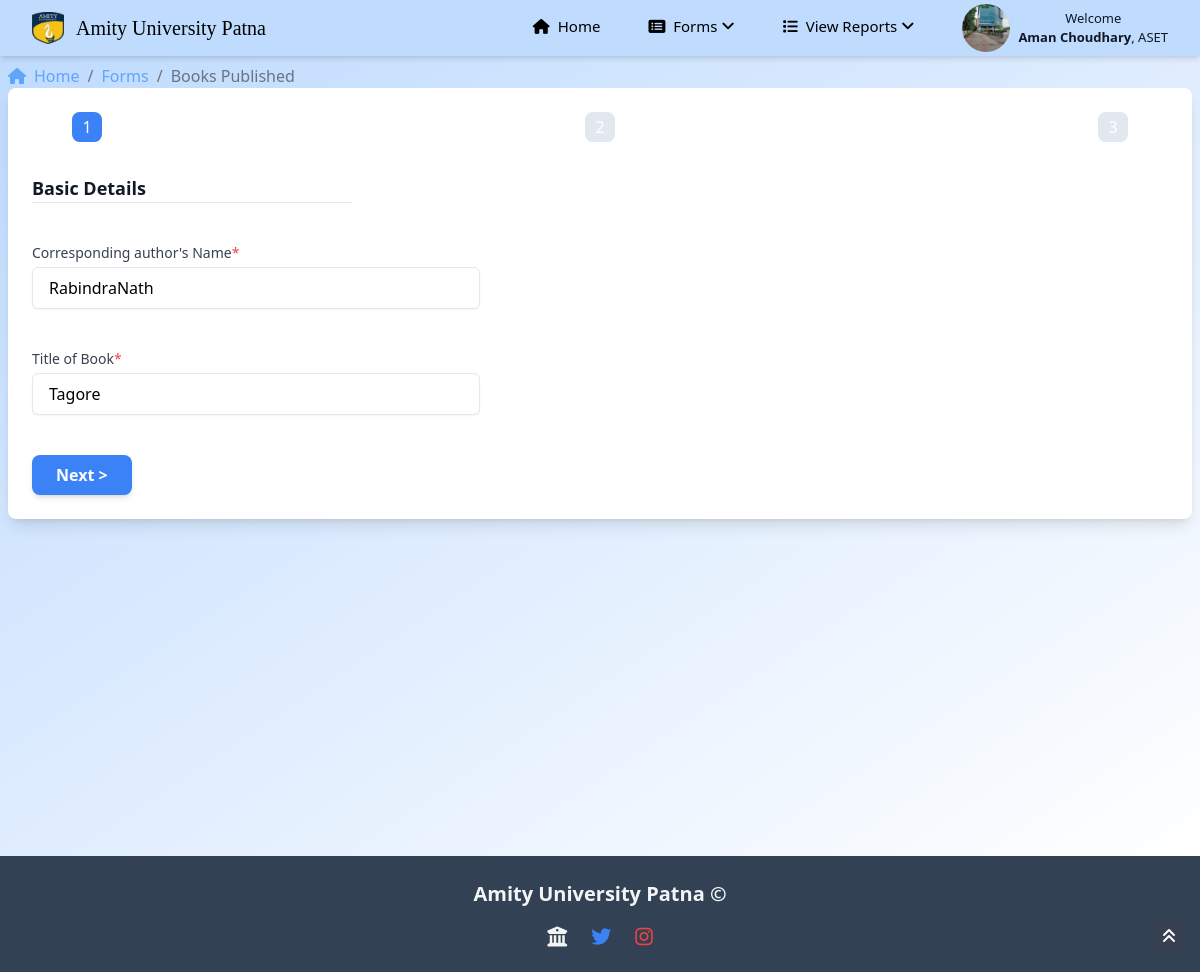
Screenshot of /editReoBooks.php?id=14 (signed in) with the database file from the repository.
### tables this page shows
CREATE TABLE `registerinfo` (
  `emp_id` varchar(11) NOT NULL,
  `email` varchar(100) NOT NULL,
  `user_name` varchar(100) NOT NULL,
  `password` varchar(100) NOT NULL,
  `university` varchar(100) NOT NULL,
  `department` varchar(100) NOT NULL,
  `avatar_filename` varchar(1000) NOT NULL,
  `Date And Time` datetime NOT NULL DEFAULT current_timestamp()
);

CREATE TABLE `booksbyfaculty` (
  `srNo` int(11) NOT NULL,
  `University` varchar(100) NOT NULL,
  `Department` varchar(100) NOT NULL,
  `Faculty` varchar(100) NOT NULL,
  `Employee ID` int(11) NOT NULL,
  `other Author` varchar(100) NOT NULL,
  `Co-author` varchar(100) NOT NULL,
  `booktitle` varchar(100) NOT NULL,
  `region` varchar(100) NOT NULL,
  `pubdate` date NOT NULL,
  `pubyear` year(4) NOT NULL,
  `volume` varchar(100) NOT NULL,
  `pagefrom` int(11) NOT NULL,
  `pageto` int(11) NOT NULL,
  `scopus` enum('y','n') NOT NULL,
  `listedin` varchar(100) NOT NULL,
  `wos` enum('y','n') NOT NULL,
  `peer` enum('y','n') NOT NULL,
  `issn` varchar(100) NOT NULL,
  `isbn` varchar(100) NOT NULL,
  `pubname` varchar(100) NOT NULL,
  `affltn` varchar(100) NOT NULL,
  `corrauthor` varchar(100) NOT NULL,
  `citind` int(11) NOT NULL,
  `nocit` int(11) NOT NULL,
  `evdupload` varchar(100) NOT NULL,
  `othrinfo` varchar(100) DEFAULT NULL,
  `ref` varchar(100) DEFAULT NULL,
  `status` int(11) NOT NULL DEFAULT 0,
  `Date And Time` datetime NOT NULL DEFAULT current_timestamp()
);

### editReoBooks.php (the view, shortened to what this page needs)
<?php
include "common.php";
?>
<?php
$servername = "localhost";
$username = "root";
$password = "";
$database = "scholarsphere";
$conn = new mysqli($servername, $username, $password, $database);
if (isset($_GET['id']) && !empty(trim($_GET['id']))) {
    $sql = "SELECT * FROM booksbyfaculty WHERE srNo = ?";
    if ($stmt = $conn->prepare($sql)) {
        $stmt->bind_param("i", $param_id);
        if ($stmt->execute()) {
            $result = $stmt->get_result();
            if ($result->num_rows == 1) {
                $row = $result->fetch_assoc();
            } else {
                header("location: error.php");
                exit();
            }
        } else {
            echo "Oops! Something went wrong. Please try again later.";
        }
    }
} else {
    header("location: error.php");
    exit();
}
?>
			<main class="flex-1 p-2 bg-gradient-to-br from-blue-200 to-white min-h-screen">
				<div class="main-content-inner">
						<nav class=" bg-inherit bg-blue-500 w-full" aria-label="breadcrumb">
							<ol class="list-reset flex">
								<li>
									<a href="index1.php" class=" text-blue-400 hover:text-blue-700 flex items-center">
										<i class="fa fa-home mr-2"></i>Home
									</a>
								</li>
								<li>
									<span class="mx-2 text-gray-500">/</span>
								</li>
								<li>
									<a href="#" class="text-blue-400 hover:text-blue-700">Forms</a>
								</li>
								<li>
									<span class="mx-2 text-gray-500">/</span>
								</li>
								<li class="text-gray-500">Books Published</li>
							</ol>
						</nav>
				</div>
<div class="container  mx-auto p-6 max-w-7xl bg-white rounded-lg shadow-lg">
	<div class="mb-8 px-10">
		<div class="flex justify-between mb-4">
			<div class="step completed">1</div>
			<div class="step">2</div>
			<div class="step">3</div>
		</div>
	</div>
	<form class="space-y-6" method="post" action="editReoBooks.php" enctype="multipart/form-data">
		<div id="section1" class="form-section active ">
			<h4 class="text-lg font-semibold text-gray-900">Basic Details</h4>
			<hr class="w-full max-w-xs mb-4">
			<div class=" my-10">
				<label for="form-field-5" class="block text-sm font-medium text-gray-700">Corresponding author's Name<span class="text-red-500">*</span></label>
				<input required type="text" id="form-field-5" name="corresponding_coauthor_name" value="<?php echo $row['Co-author']; ?>" placeholder="Enter Corresponding author's Name" class="mt-1 w-full max-w-md px-4 py-2 border rounded-md shadow-sm focus:outline-none focus:ring-2 focus:ring-blue-500 focus:border-transparent" />
			</div>
			<div class="my-10">
				<label for="paper_title" class="block text-sm font-medium text-gray-700">Title of Book<span class="text-red-500">*</span></label>
				<input required type="text" name="paper_title" id="paper_title" value="<?php echo $row['booktitle']; ?>" placeholder="Enter Title of Book" class="mt-1 w-full max-w-md px-4 py-2 border rounded-md shadow-sm focus:outline-none focus:ring-2 focus:ring-blue-500 focus:border-transparent" />
			</div>
			<div class="flex justify-between mt-10">
				<button type="button" id="next1" class="px-6 py-2 bg-blue-500 text-white font-semibold rounded-lg shadow-md hover:bg-blue-600 focus:outline-none focus:ring-2 focus:ring-white-500 focus:ring-offset-5">Next ></button>
			</div>
		</div>
	</form>
</div>
</div>
			<?php
			include "footer.php";
			?>
	</body>
</html>

### common.php (shortened to what this page needs)
<!DOCTYPE html>
<html lang="en">
<head>
    <link rel="stylesheet" type="text/css" href="https://cdn.datatables.net/1.11.5/css/jquery.dataTables.min.css">
    <link rel="stylesheet" href="https://cdnjs.cloudflare.com/ajax/libs/font-awesome/6.4.0/css/all.min.css" />
    <link href="./styles.css" rel="stylesheet">
</head>
<body class="bg-gray-100 font-sans leading-normal tracking-normal min-h-screen">
    <nav class="shadow-md sticky top-0 left-0" style="font-size:13px;">
        <div class="max-w-auto bg-blue-200 mx-auto px-4 sm:px-6 lg:px-8">
            <div class="flex justify-between h-14">
                <div class="flex">
                    <a href="index1.php" class="flex items-center">
                        <img src="amity_logo.png" alt="amity-logo" class="h-8 w-8">
                        <span class="ml-3 text-xl font-serif text-grey-500 md:text-sm">Amity University Patna</span>
                    </a>
                </div>
                <div class="flex items-center">
                    <ul class="flex space-x-4">
                        <li class="nav-item">
                            <a href="index1.php" class="px-4 py-2 text-lg font-thin hover:bg-gradient-to-b from-blue-200 to-blue-50 rounded-lg flex items-center" style="font-size:15px;">
                                <i class="fa fa-home mr-2"></i> Home
                            </a>
                        </li>
                        <li class="nav-item relative">
                            <a href="#" class="px-4 py-2 hover:bg-gradient-to-b text-lg font-thin from-blue-200 to-blue-50 rounded-lg flex items-center" style="font-size:15px;">
                                <i class="fa fa-list-alt mr-2"></i> Forms <i class="fa fa-angle-down ml-1"></i>
                            </a>
                        </li>
                        <li class="nav-item relative">
                            <a href="#" class="px-4 py-2 hover:bg-gradient-to-b text-lg font-thin from-blue-200 to-blue-50 rounded-lg flex items-center" style="font-size:15px;">
                                <i class="fa fa-list mr-2"></i> View Reports <i class="fa fa-angle-down ml-1"></i>
                            </a>
                        </li>
                        <li class="nav-item relative">
                        <div class="relative ml-4" x-data="{ open: false }">
                        <button @click="open = !open" class="flex items-center focus:outline-none">
                            <?php
                                if (isset($_SESSION['employee_id'])) {
                                    $employee_id = $_SESSION['employee_id'];
                                    $conn = new mysqli('localhost', 'root', '', 'scholarsphere');
                                    $sql = "SELECT avatar_filename FROM registerinfo WHERE emp_id = $employee_id";
                                    $result = $conn->query($sql);
                                    if ($result && $result->num_rows > 0) {
                                        $row = $result->fetch_assoc();
                                        $avatar_filename = $row['avatar_filename'];
                                        echo '<img class="h-12 w-12 rounded-full" src="uploads/' . $avatar_filename . '" alt="User Avatar">';
                                    } else {
                                        echo '<img class="h-8 w-8 rounded-full" src="assets/images/avatars/default-avatar.jpg" alt="Default Avatar">';
                                    }
                                }
                            ?>
                            <span class="ml-2 text-gray-900">Welcome<br> <b><?php echo $_SESSION['user_name'] ?></b>,
                            <?php echo $_SESSION['department']?></span>
                        </button>
                    </div>
                        </li>
                    </ul>
                </div>
            </div>
        </div>
    </nav>
    <div class="flex-container max-w-full">

### common.php (style rules this page uses)
.step { width: 30px; height: 30px; border-radius: 25%; background-color: #e2e8f0; display: inline-block; text-align: center; line-height: 30px; color: white; }
.step.active { background-color: #3b82f6; }
.sticky { z-index: 50; }
.nav-item .fa-angle-down { transition: transform 0.3s ease; }

### rows the page displays
registerinfo: avatar_filename (picture)
booksbyfaculty: corresponding_coauthor_name "RabindraNath", paper_title "Tagore"

### other values shown
$_SESSION['user_name'] "Aman Choudhary"
$_SESSION['department'] "ASET"
